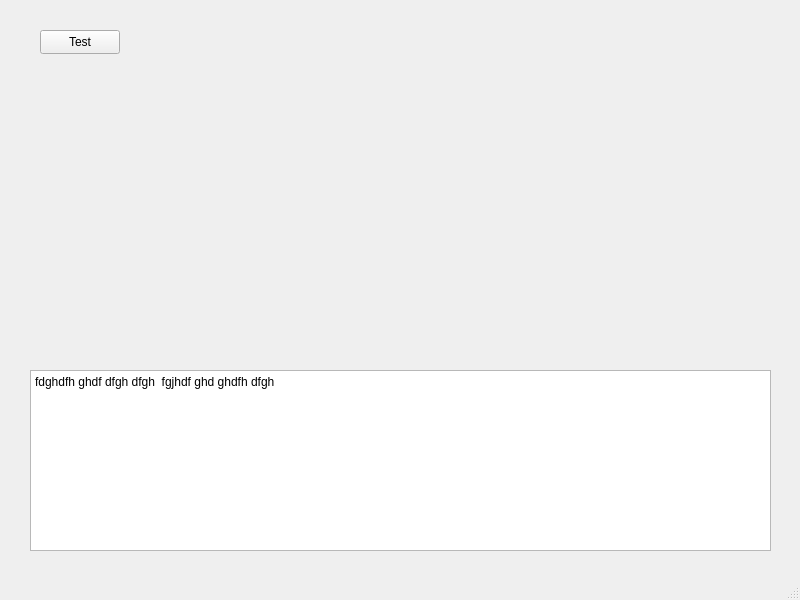
<?xml version="1.0" encoding="UTF-8"?>
<ui version="4.0">
 <class>MainWindow</class>
 <widget class="QMainWindow" name="MainWindow">
  <property name="geometry">
   <rect>
    <x>0</x>
    <y>0</y>
    <width>800</width>
    <height>600</height>
   </rect>
  </property>
  <property name="windowTitle">
   <string>MainWindow</string>
  </property>
  <widget class="QWidget" name="centralwidget">
   <widget class="QPushButton" name="btn_Test">
    <property name="geometry">
     <rect>
      <x>40</x>
      <y>30</y>
      <width>80</width>
      <height>24</height>
     </rect>
    </property>
    <property name="text">
     <string>Test</string>
    </property>
   </widget>
   <widget class="QPlainTextEdit" name="pte_Log">
    <property name="enabled">
     <bool>true</bool>
    </property>
    <property name="geometry">
     <rect>
      <x>30</x>
      <y>370</y>
      <width>741</width>
      <height>181</height>
     </rect>
    </property>
    <property name="readOnly">
     <bool>true</bool>
    </property>
    <property name="plainText">
     <string>fdghdfh ghdf dfgh dfgh  fgjhdf ghd ghdfh dfgh</string>
    </property>
   </widget>
  </widget>
  <widget class="QMenuBar" name="menubar">
   <property name="geometry">
    <rect>
     <x>0</x>
     <y>0</y>
     <width>800</width>
     <height>22</height>
    </rect>
   </property>
  </widget>
  <widget class="QStatusBar" name="statusbar"/>
 </widget>
 <resources/>
 <connections/>
</ui>
